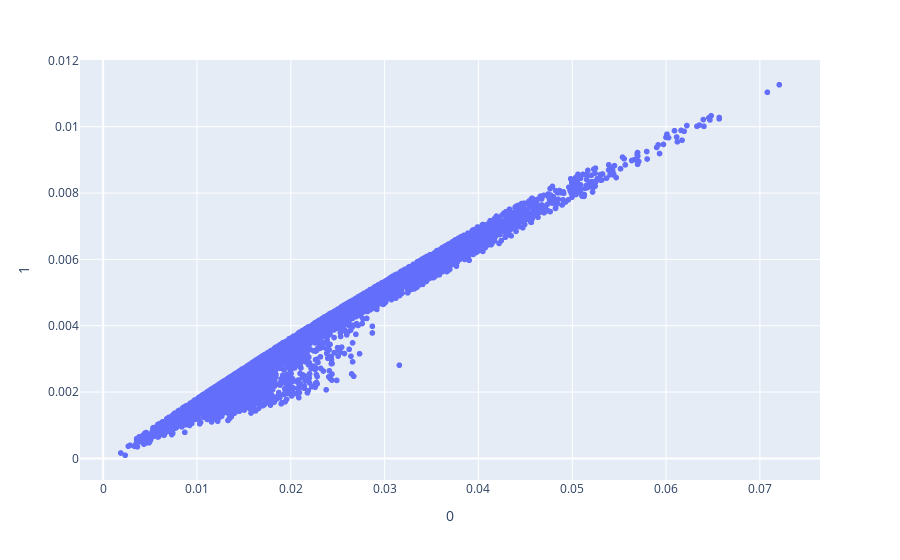

Here is the notebook cell this chart was saved with:
### Code cell
px.scatter(tc_ev_2, x=0, y=1)
# layout(hovermode="x unified")

### Figure 1 — Plotly figure (JSON) as saved in the notebook; plotly's stock layout.template omitted (floating-point values rounded to 4 significant figures; data arrays with more than 128 entries replaced by an {"elided": "..."} marker saying what was removed)
{"data": [{"hovertemplate": "0=%{x}<br>1=%{y}<extra></extra>", "legendgroup": "", "marker": {"color": "#636efa", "symbol": "circle"}, "mode": "markers", "name": "", "showlegend": false, "type": "scattergl", "x": {"elided": "10000 float values"}, "xaxis": "x", "y": {"elided": "10000 float values"}, "yaxis": "y"}], "layout": {"autosize": true, "legend": {"tracegroupgap": 0}, "margin": {"t": 60}, "xaxis": {"anchor": "y", "autorange": true, "domain": [0, 1], "range": [-0.002704, 0.07664], "title": {"text": "0"}, "type": "linear"}, "yaxis": {"anchor": "x", "autorange": true, "domain": [0, 1], "range": [-0.0007699, 0.01213], "title": {"text": "1"}, "type": "linear"}}}
